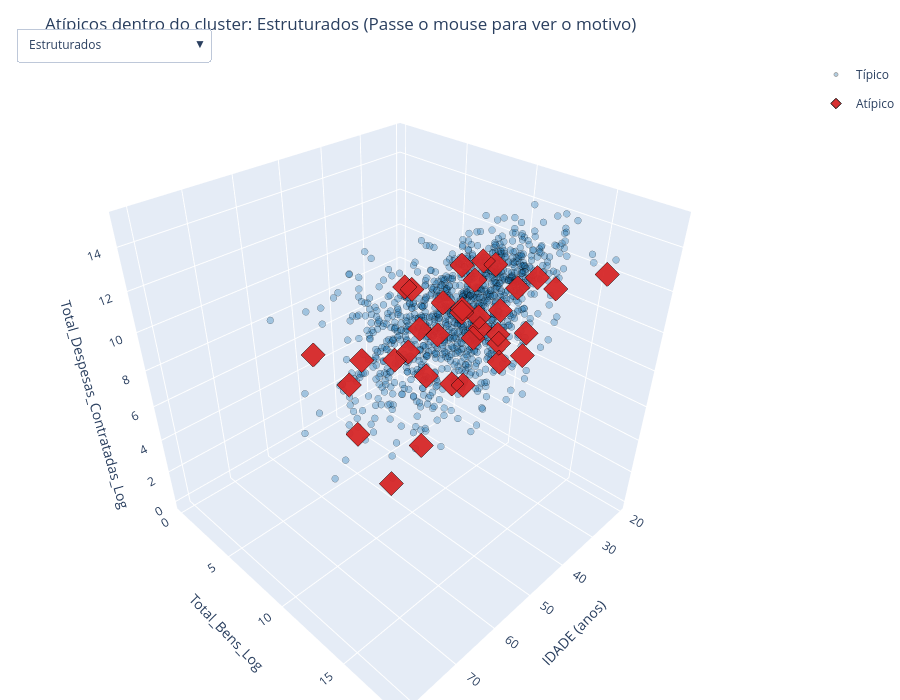

This figure's notebook cell:
### Markdown cell above
### O mesmo recorte, em 3D — filtrando por cluster

Mesma ideia do gráfico 3D global, agora um por cluster: escolham no menu qual grupo olhar (cada cluster usa a sua **própria** padronização, então os pontos vermelhos aqui são atípicos *dentro daquele grupo*, não em relação à base inteira). Os eixos ficam fixos entre um cluster e outro, pra dar pra comparar a posição relativa.

### Code cell
nomes_clusters_ordenados = ['Estruturados', 'Financiados', 'Base Simbólica', 'Patrimônio Sem Campanha']
n_status = len(cores_iso)

fig3d_cluster = go.Figure()
for idx_cluster, nome in enumerate(nomes_clusters_ordenados):
    for status, cor in cores_iso.items():
        sub = df_cluster[(df_cluster['cluster'] == nome) & (df_cluster['anomalia_cluster'] == status)]
        
        customdata = np.stack((
            sub['NM_URNA_CANDIDATO'],
            sub['SG_UF'],
            sub['cluster'],
            sub['anomalia_cluster'],
            sub['score_cluster'],
            sub['motivo_cluster'],
            sub['DS_GRAU_INSTRUCAO'],
            sub['ANOS_ESTUDO'],
            sub['Total_Bens'].map(lambda x: f"R$ {x:,.0f}".replace(',', 'X').replace('.', ',').replace('X', '.')),
            sub['Total_Despesas_Contratadas'].map(lambda x: f"R$ {x:,.0f}".replace(',', 'X').replace('.', ',').replace('X', '.'))
        ), axis=-1)

        fig3d_cluster.add_trace(go.Scatter3d(
            x=sub['IDADE'], y=sub['Total_Bens_Log'], z=sub['Total_Despesas_Contratadas_Log'],
            mode='markers', name=status,
            customdata=customdata,
            marker=dict(
                size=4 if status == 'Típico' else 8,
                color=cor,
                symbol='circle' if status == 'Típico' else 'diamond',
                opacity=0.35 if status == 'Típico' else 0.95,
                line=dict(width=1, color='black'),
            ),
            hovertemplate=(
                '<b>%{customdata[0]} (%{customdata[1]}) — %{customdata[2]}</b><br>' +
                '<b>Status Local:</b> %{customdata[3]} (Score: %{customdata[4]:.3f})<br>' +
                '<b>🚨 Desvio Interno no Cluster:</b> %{customdata[5]}<br>' +
                '----------------------------------------<br>' +
                '<b>Idade:</b> %{x} anos<br>' +
                '<b>Escolaridade:</b> %{customdata[6]} (%{customdata[7]} anos)<br>' +
                '<b>Bens:</b> %{customdata[8]}<br>' +
                '<b>Despesas:</b> %{customdata[9]}<extra></extra>'
            ),
            visible=(idx_cluster == 0),
            legendgroup=status,
            showlegend=(idx_cluster == 0),
        ))

botoes_cluster = []
for idx_cluster, nome in enumerate(nomes_clusters_ordenados):
    visibilidade = [False] * (len(nomes_clusters_ordenados) * n_status)
    for j in range(n_status):
        visibilidade[idx_cluster * n_status + j] = True
    botoes_cluster.append(dict(
        label=nome, method='update',
        args=[{'visible': visibilidade}, {'title': f'Atípicos dentro do cluster: {nome} (Passe o mouse para ver o motivo)'}],
    ))

fig3d_cluster.update_layout(
    scene=dict(
        xaxis_title='IDADE (anos)',
        yaxis_title='Total_Bens_Log',
        zaxis_title='Total_Despesas_Contratadas_Log',
        xaxis=dict(range=[df_cluster['IDADE'].min() - 2, df_cluster['IDADE'].max() + 2]),
        yaxis=dict(range=[df_cluster['Total_Bens_Log'].min() - 0.5, df_cluster['Total_Bens_Log'].max() + 0.5]),
        zaxis=dict(range=[df_cluster['Total_Despesas_Contratadas_Log'].min() - 0.5, df_cluster['Total_Despesas_Contratadas_Log'].max() + 0.5]),
    ),
    updatemenus=[dict(active=0, buttons=botoes_cluster, x=0.02, y=1.05, xanchor='left')],
    title=f'Atípicos dentro do cluster: {nomes_clusters_ordenados[0]} (Passe o mouse para ver o motivo)',
    height=700, margin=dict(l=0, r=0, b=0, t=60),
)
fig3d_cluster.show()

# Salvar versão interativa em HTML
fig3d_cluster.write_html('images/notebook4/05_grafico_3d_anomalias_cluster.html')
print("🌐 Gráfico 3D interativo por cluster salvo em: images/notebook4/05_grafico_3d_anomalias_cluster.html")

### Figure 1 — Plotly figure (JSON) as saved in the notebook; plotly's stock layout.template omitted (floating-point values rounded to 4 significant figures; data arrays with more than 128 entries replaced by an {"elided": "..."} marker saying what was removed)
{"data": [{"customdata": {"elided": "1107x10 mixed values"}, "hovertemplate": "<b>%{customdata[0]} (%{customdata[1]}) — %{customdata[2]}</b><br><b>Status Local:</b> %{customdata[3]} (Score: %{customdata[4]:.3f})<br><b>🚨 Desvio Interno no Cluster:</b> %{customdata[5]}<br>----------------------------------------<br><b>Idade:</b> %{x} anos<br><b>Escolaridade:</b> %{customdata[6]} (%{customdata[7]} anos)<br><b>Bens:</b> %{customdata[8]}<br><b>Despesas:</b> %{customdata[9]}<extra></extra>", "legendgroup": "Típico", "marker": {"color": "#1f77b4", "line": {"color": "black", "width": 1}, "opacity": 0.35, "size": 4, "symbol": "circle"}, "mode": "markers", "name": "Típico", "showlegend": true, "type": "scatter3d", "visible": true, "x": {"elided": "1107 int values"}, "y": {"elided": "1107 float values"}, "z": {"elided": "1107 float values"}}, {"customdata": {"elided": "35x10 mixed values"}, "hovertemplate": "<b>%{customdata[0]} (%{customdata[1]}) — %{customdata[2]}</b><br><b>Status Local:</b> %{customdata[3]} (Score: %{customdata[4]:.3f})<br><b>🚨 Desvio Interno no Cluster:</b> %{customdata[5]}<br>----------------------------------------<br><b>Idade:</b> %{x} anos<br><b>Escolaridade:</b> %{customdata[6]} (%{customdata[7]} anos)<br><b>Bens:</b> %{customdata[8]}<br><b>Despesas:</b> %{customdata[9]}<extra></extra>", "legendgroup": "Atípico", "marker": {"color": "#d62728", "line": {"color": "black", "width": 1}, "opacity": 0.95, "size": 8, "symbol": "diamond"}, "mode": "markers", "name": "Atípico", "showlegend": true, "type": "scatter3d", "visible": true, "x": [45, 55, 61, 47, 60, 46, 59, 44, 70, 61, 28, 26, 62, 56, 68, 53, 25, 52, 78, 50, 25, 47, 42, 57, 79, 39, 25, 25, 26, 48, 28, 23, 49, 45, 28], "y": [8.294, 16.65, 16.78, 16.51, 13.46, 12.78, 11.29, 9.21, 12.21, 13.5, 9.798, 8.517, 9.904, 14.6, 13.81, 13.88, 9.708, 9.862, 12.42, 11.59, 11.6, 11.9, 12.26, 11.62, 14.97, 18.49, 9.68, 9.798, 13.48, 12.92, 8.517, 11.29, 11.61, 11.68, 11.43], "z": [11.23, 11.84, 14.41, 14.49, 7.091, 13.15, 10.33, 6.847, 8.517, 12.78, 11.36, 7.253, 10.12, 13.33, 6.479, 12.93, 8.594, 12.51, 13.22, 10.63, 6.686, 7.892, 13.49, 10.61, 13.16, 14.48, 7.212, 6.739, 11.06, 8.372, 6.909, 7.645, 12.04, 13.39, 10.66]}, {"customdata": {"elided": "435x10 mixed values"}, "hovertemplate": "<b>%{customdata[0]} (%{customdata[1]}) — %{customdata[2]}</b><br><b>Status Local:</b> %{customdata[3]} (Score: %{customdata[4]:.3f})<br><b>🚨 Desvio Interno no Cluster:</b> %{customdata[5]}<br>----------------------------------------<br><b>Idade:</b> %{x} anos<br><b>Escolaridade:</b> %{customdata[6]} (%{customdata[7]} anos)<br><b>Bens:</b> %{customdata[8]}<br><b>Despesas:</b> %{customdata[9]}<extra></extra>", "legendgroup": "Típico", "marker": {"color": "#1f77b4", "line": {"color": "black", "width": 1}, "opacity": 0.35, "size": 4, "symbol": "circle"}, "mode": "markers", "name": "Típico", "showlegend": false, "type": "scatter3d", "visible": false, "x": {"elided": "435 int values"}, "y": {"elided": "435 float values"}, "z": {"elided": "435 float values"}}, {"customdata": {"elided": "14x10 mixed values"}, "hovertemplate": "<b>%{customdata[0]} (%{customdata[1]}) — %{customdata[2]}</b><br><b>Status Local:</b> %{customdata[3]} (Score: %{customdata[4]:.3f})<br><b>🚨 Desvio Interno no Cluster:</b> %{customdata[5]}<br>----------------------------------------<br><b>Idade:</b> %{x} anos<br><b>Escolaridade:</b> %{customdata[6]} (%{customdata[7]} anos)<br><b>Bens:</b> %{customdata[8]}<br><b>Despesas:</b> %{customdata[9]}<extra></extra>", "legendgroup": "Atípico", "marker": {"color": "#d62728", "line": {"color": "black", "width": 1}, "opacity": 0.95, "size": 8, "symbol": "diamond"}, "mode": "markers", "name": "Atípico", "showlegend": false, "type": "scatter3d", "visible": false, "x": [48, 54, 43, 55, 50, 44, 68, 30, 64, 61, 25, 51, 53, 50], "y": [6.751, 5.073, 5.966, 3.932, 0.0, 4.085, 0.0, 0.0, 5.485, 0.0, 0.0, 0.0, 0.0, 0.0], "z": [10.79, 11.92, 10.08, 10.28, 7.245, 10.89, 14.87, 5.201, 8.161, 6.066, 14.47, 8.294, 9.209, 13.27]}, {"customdata": {"elided": "328x10 mixed values"}, "hovertemplate": "<b>%{customdata[0]} (%{customdata[1]}) — %{customdata[2]}</b><br><b>Status Local:</b> %{customdata[3]} (Score: %{customdata[4]:.3f})<br><b>🚨 Desvio Interno no Cluster:</b> %{customdata[5]}<br>----------------------------------------<br><b>Idade:</b> %{x} anos<br><b>Escolaridade:</b> %{customdata[6]} (%{customdata[7]} anos)<br><b>Bens:</b> %{customdata[8]}<br><b>Despesas:</b> %{customdata[9]}<extra></extra>", "legendgroup": "Típico", "marker": {"color": "#1f77b4", "line": {"color": "black", "width": 1}, "opacity": 0.35, "size": 4, "symbol": "circle"}, "mode": "markers", "name": "Típico", "showlegend": false, "type": "scatter3d", "visible": false, "x": {"elided": "328 int values"}, "y": {"elided": "328 float values"}, "z": {"elided": "328 float values"}}, {"customdata": [["PROFESSOR REGINALDO ALVES", "BA", "Base Simbólica", "Atípico", -0.02678, "Despesas Super-Altas: R$ 48 (z=6.9)", "SUPERIOR COMPLETO", 16, "R$ 0", "R$ 48"], ["MARINA - COLETIVO DAS PRETAS", "MA", "Base Simbólica", "Atípico", -0.04956, "Despesas Super-Altas: R$ 100 (z=8.2)", "SUPERIOR COMPLETO", 16, "R$ 0", "R$ 100"], ["NINO DO RANGEL", "PB", "Base Simbólica", "Atípico", -0.01413, "Patrimônio Super-Alto: R$ 150 (z=7.7)", "ENSINO MÉDIO COMPLETO", 11, "R$ 150", "R$ 0"], ["SERGIO DO REAL PREÇO", "PB", "Base Simbólica", "Atípico", -0.09573, "Despesas Super-Altas: R$ 390 (z=10.7)", "ENSINO FUNDAMENTAL INCOMPLETO", 4, "R$ 0", "R$ 390"], ["ERIVAN COSTA", "PI", "Base Simbólica", "Atípico", -0.0005458, "Despesas Super-Altas: R$ 50 (z=7.0)", "ENSINO MÉDIO COMPLETO", 11, "R$ 0", "R$ 50"], ["SARGENTA GALIANA", "PI", "Base Simbólica", "Atípico", -0.006039, "Patrimônio Super-Alto: R$ 100 (z=7.1)", "ENSINO MÉDIO COMPLETO", 11, "R$ 100", "R$ 0"], ["CICERO ROMÃO", "PI", "Base Simbólica", "Atípico", -0.05379, "Patrimônio Super-Alto: R$ 121 (z=7.4)", "SUPERIOR COMPLETO", 16, "R$ 121", "R$ 0"], ["ALEX CABELO", "PI", "Base Simbólica", "Atípico", -0.008884, "Patrimônio Super-Alto: R$ 15 (z=4.2)", "ENSINO FUNDAMENTAL COMPLETO", 8, "R$ 15", "R$ 0"], ["FRANCISCA PROTETORA", "PI", "Base Simbólica", "Atípico", -0.0017, "Patrimônio Super-Alto: R$ 29 (z=5.2)", "ENSINO MÉDIO INCOMPLETO", 9, "R$ 29", "R$ 0"], ["DARA NETO", "PI", "Base Simbólica", "Atípico", -0.07143, "Patrimônio Super-Alto: R$ 294 (z=8.8)", "SUPERIOR INCOMPLETO", 13, "R$ 294", "R$ 0"], ["AUGUSTO FERREIRA", "PI", "Base Simbólica", "Atípico", -0.006812, "Patrimônio Super-Alto: R$ 12 (z=3.9)", "ENSINO MÉDIO COMPLETO", 11, "R$ 12", "R$ 0"]], "hovertemplate": "<b>%{customdata[0]} (%{customdata[1]}) — %{customdata[2]}</b><br><b>Status Local:</b> %{customdata[3]} (Score: %{customdata[4]:.3f})<br><b>🚨 Desvio Interno no Cluster:</b> %{customdata[5]}<br>----------------------------------------<br><b>Idade:</b> %{x} anos<br><b>Escolaridade:</b> %{customdata[6]} (%{customdata[7]} anos)<br><b>Bens:</b> %{customdata[8]}<br><b>Despesas:</b> %{customdata[9]}<extra></extra>", "legendgroup": "Atípico", "marker": {"color": "#d62728", "line": {"color": "black", "width": 1}, "opacity": 0.95, "size": 8, "symbol": "diamond"}, "mode": "markers", "name": "Atípico", "showlegend": false, "type": "scatter3d", "visible": false, "x": [41, 62, 51, 43, 51, 55, 56, 49, 45, 29, 21], "y": [0.0, 0.0, 5.017, 0.0, 0.0, 4.615, 4.803, 2.744, 3.391, 5.686, 2.565], "z": [3.891, 4.615, 0.0, 5.969, 3.932, 0.0, 0.0, 0.0, 0.0, 0.0, 0.0]}, {"customdata": {"elided": "251x10 mixed values"}, "hovertemplate": "<b>%{customdata[0]} (%{customdata[1]}) — %{customdata[2]}</b><br><b>Status Local:</b> %{customdata[3]} (Score: %{customdata[4]:.3f})<br><b>🚨 Desvio Interno no Cluster:</b> %{customdata[5]}<br>----------------------------------------<br><b>Idade:</b> %{x} anos<br><b>Escolaridade:</b> %{customdata[6]} (%{customdata[7]} anos)<br><b>Bens:</b> %{customdata[8]}<br><b>Despesas:</b> %{customdata[9]}<extra></extra>", "legendgroup": "Típico", "marker": {"color": "#1f77b4", "line": {"color": "black", "width": 1}, "opacity": 0.35, "size": 4, "symbol": "circle"}, "mode": "markers", "name": "Típico", "showlegend": false, "type": "scatter3d", "visible": false, "x": {"elided": "251 int values"}, "y": {"elided": "251 float values"}, "z": {"elided": "251 float values"}}, {"customdata": [["JANDA DO CONSIGNADO", "BA", "Patrimônio Sem Campanha", "Atípico", -0.02986, "Despesas Super-Altas: R$ 300 (z=5.3)", "ENSINO MÉDIO COMPLETO", 11, "R$ 624.900", "R$ 300"], ["LIS MOREIRA", "BA", "Patrimônio Sem Campanha", "Atípico", -0.04257, "Despesas Super-Altas: R$ 171 (z=4.8)", "SUPERIOR COMPLETO", 16, "R$ 2.500.000", "R$ 171"], ["JONATHAS PEREIRA", "BA", "Patrimônio Sem Campanha", "Atípico", -0.02744, "Despesas Super-Altas: R$ 360 (z=5.5)", "ENSINO MÉDIO COMPLETO", 11, "R$ 47.553", "R$ 360"], ["UBIRAJARA É SHOW PAPAI", "CE", "Patrimônio Sem Campanha", "Atípico", -0.05176, "Escolaridade Atípica: LÊ E ESCREVE (z=-4.0)", "LÊ E ESCREVE", 1, "R$ 3.162.500", "R$ 0"], ["ANTONIA CARIONGO", "MA", "Patrimônio Sem Campanha", "Atípico", -0.03784, "Despesas Super-Altas: R$ 427 (z=5.6)", "ENSINO MÉDIO COMPLETO", 11, "R$ 5.000", "R$ 427"], ["NATHALIA PEDROSA", "PE", "Patrimônio Sem Campanha", "Atípico", -0.03393, "Patrimônio Super-Alto: R$ 48,343,333 (z=3.2)", "SUPERIOR INCOMPLETO", 13, "R$ 48.343.333", "R$ 0"], ["XANDE PESSOA", "PE", "Patrimônio Sem Campanha", "Atípico", -0.06397, "Despesas Super-Altas: R$ 316 (z=5.3)", "SUPERIOR COMPLETO", 16, "R$ 10.000", "R$ 316"], ["PEREIRA SÁ", "PI", "Patrimônio Sem Campanha", "Atípico", -0.04017, "Despesas Super-Altas: R$ 319 (z=5.4)", "ENSINO FUNDAMENTAL COMPLETO", 8, "R$ 117.000", "R$ 319"]], "hovertemplate": "<b>%{customdata[0]} (%{customdata[1]}) — %{customdata[2]}</b><br><b>Status Local:</b> %{customdata[3]} (Score: %{customdata[4]:.3f})<br><b>🚨 Desvio Interno no Cluster:</b> %{customdata[5]}<br>----------------------------------------<br><b>Idade:</b> %{x} anos<br><b>Escolaridade:</b> %{customdata[6]} (%{customdata[7]} anos)<br><b>Bens:</b> %{customdata[8]}<br><b>Despesas:</b> %{customdata[9]}<extra></extra>", "legendgroup": "Atípico", "marker": {"color": "#d62728", "line": {"color": "black", "width": 1}, "opacity": 0.95, "size": 8, "symbol": "diamond"}, "mode": "markers", "name": "Atípico", "showlegend": false, "type": "scatter3d", "visible": false, "x": [62, 41, 29, 54, 46, 25, 29, 46], "y": [13.35, 14.73, 10.77, 14.97, 8.517, 17.69, 9.21, 11.67], "z": [5.707, 5.149, 5.89, 0.0, 6.06, 0.0, 5.757, 5.768]}], "layout": {"height": 700, "margin": {"b": 0, "l": 0, "r": 0, "t": 60}, "scene": {"xaxis": {"range": [19, 83], "title": {"text": "IDADE (anos)"}}, "yaxis": {"range": [-0.5, 18.99], "title": {"text": "Total_Bens_Log"}}, "zaxis": {"range": [-0.5, 15.5], "title": {"text": "Total_Despesas_Contratadas_Log"}}}, "title": {"text": "Atípicos dentro do cluster: Estruturados (Passe o mouse para ver o motivo)"}, "updatemenus": [{"active": 0, "buttons": [{"args": [{"visible": [true, true, false, false, false, false, false, false]}, {"title": "Atípicos dentro do cluster: Estruturados (Passe o mouse para ver o motivo)"}], "label": "Estruturados", "method": "update"}, {"args": [{"visible": [false, false, true, true, false, false, false, false]}, {"title": "Atípicos dentro do cluster: Financiados (Passe o mouse para ver o motivo)"}], "label": "Financiados", "method": "update"}, {"args": [{"visible": [false, false, false, false, true, true, false, false]}, {"title": "Atípicos dentro do cluster: Base Simbólica (Passe o mouse para ver o motivo)"}], "label": "Base Simbólica", "method": "update"}, {"args": [{"visible": [false, false, false, false, false, false, true, true]}, {"title": "Atípicos dentro do cluster: Patrimônio Sem Campanha (Passe o mouse para ver o motivo)"}], "label": "Patrimônio Sem Campanha", "method": "update"}], "x": 0.02, "xanchor": "left", "y": 1.05}]}}
